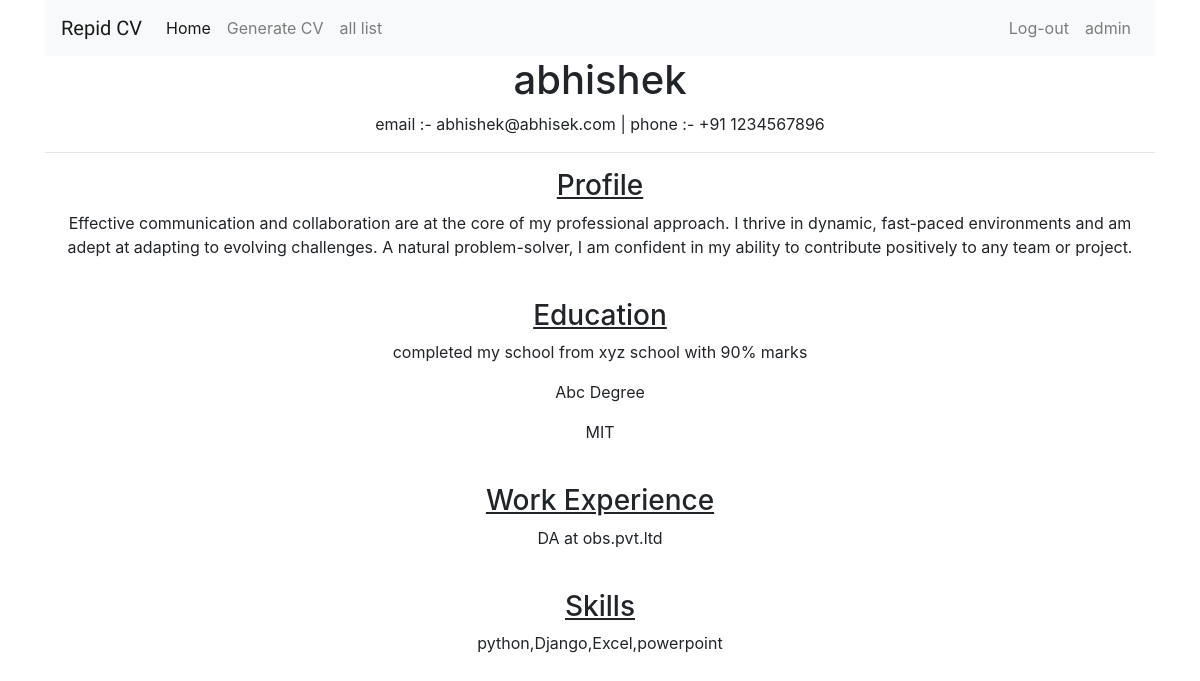
The app's page /view/15/ (signed in) with its own data.
### pdf/models.py (models this page shows, shortened)
class profile(models.Model):
    name = models.CharField(max_length=200)
    email = models.EmailField()
    phone = models.CharField(max_length=200)
    summary = models.TextField(default="Effective communication and collaboration are at the core of my professional approach. I thrive in dynamic, fast-paced environments and am adept at adapting to evolving challenges. A natural problem-solver, I am confident in my ability to contribute positively to any team or project.")
    degree = models.CharField(max_length=200)
    school = models.CharField(max_length=200)
    university = models.CharField(max_length=200)
    previous_work = models.CharField(max_length=200)
    skills = models.CharField(max_length=1000)

### pdf/views.py (the view)
# urls.py: path("view/<int:id>/",views.view_cv,name="view"),
def view_cv(request, id):
    view_data = get_object_or_404(profile, pk=id)  # Use get_object_or_404 to handle the case when the object is not found
    return render(request, 'pdf/view_cv.html', {'view': [view_data]})

### pdf/templates/pdf/view_cv.html
{% extends "pdf/base_base.html" %}
{% block cv %}
        {% for i in view %}
            <div class="text-center">
                <h1>{{ i.name }}</h1>
                <p>email :- {{i.email}} | phone :- {{i.phone}}</p>
                <hr>
                <h3><u>Profile</u></h3>
                <p>{{i.summary}}</p>
                <br>
                <h3><u>Education</u></h3>
                <p>{{i.school}}</p>
                <p>{{i.degree}}</p>
                <p>{{i.university}}</p>
                <br>
                <h3><u>Work Experience</u></h3>
                <p>{{i.previous_work}}</p>
                <br>
                <h3><u>Skills</u></h3>
                <p>{{i.skills}}</p>
                <br>
            </div>
        {% endfor %}
{% endblock %}

### pdf/templates/pdf/base_base.html (shortened to what this page needs)
<!DOCTYPE html>
{% load static %}
<html lang="en">
<head>
<link href='https://unpkg.com/boxicons@2.1.4/css/boxicons.min.css' rel='stylesheet'>
    <link rel="stylesheet" href="https://cdn.jsdelivr.net/npm/bootstrap@4.0.0/dist/css/bootstrap.min.css">
    <link href="{%static 'css/style.css'%}" rel="stylesheet">
</head>
<body>
<div class="container">
    <nav class="navbar navbar-expand-lg navbar-light bg-light">
        <a class="navbar-brand" href="{% url  'cv:home' %}">Repid CV</a>
        <div class="collapse navbar-collapse" id="navbarNav">
            <ul class="navbar-nav mr-auto">
                <li class="nav-item active">
                    <a class="nav-link" href="{% url  'cv:home' %}">Home <span class="sr-only">(current)</span></a>
                </li>
                <li class="nav-item">
                    <a class="nav-link" href="{% url 'cv:data' %}">Generate CV</a>
                </li>
                <li class="nav-item">
                    <a class="nav-link" href="{% url 'cv:data_list'%}">all list</a>
                </li>
            </ul>
            <ul class="navbar-nav">
                {% if user.is_authenticated %}
                <li class="nav-item">
                    <a class="nav-link" href="{%url 'cv:logout'%}">Log-out</a>
                </li>
                <li class="nav-item">
                    <a class="nav-link" href="{%url 'cv:logout'%}">{{user.username}}</a>
                </li>
                {% endif %}
            </ul>
        </div>
    </nav>
    {%block cv%}
    {% endblock %}
</div>
</body>
</html>

### static/css/style.css (style rules this page uses)
.navbar-brand { font-family: 'Delius Unicase', cursive; }

### records on screen
profile: name "abhishek", email "abhishek@abhisek.com", phone "+91 1234567896", summary "Effective communication and collaboration are at the core of my professional approach. I thrive in dynamic, fast-paced environments and am adept at adapting to evolving challenges. A natural problem-solver, I am confident in my ability to contribute positively to any team or project.", school "completed my school from xyz school with 90% marks", degree "Abc Degree", university "MIT", previous_work "DA at obs.pvt.ltd", skills "python,Django,Excel,powerpoint"

### other values on screen
{{ user.username }} "admin"
